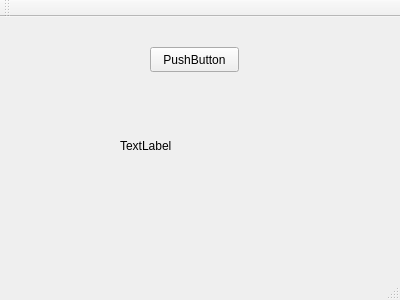
<?xml version="1.0" encoding="UTF-8"?>
<ui version="4.0">
 <class>MainWindow</class>
 <widget class="QMainWindow" name="MainWindow">
  <property name="geometry">
   <rect>
    <x>0</x>
    <y>0</y>
    <width>400</width>
    <height>300</height>
   </rect>
  </property>
  <property name="windowTitle">
   <string>MainWindow</string>
  </property>
  <widget class="QWidget" name="centralWidget">
   <widget class="QPushButton" name="pushButton">
    <property name="geometry">
     <rect>
      <x>150</x>
      <y>30</y>
      <width>89</width>
      <height>25</height>
     </rect>
    </property>
    <property name="text">
     <string>PushButton</string>
    </property>
   </widget>
   <widget class="QLabel" name="label">
    <property name="geometry">
     <rect>
      <x>120</x>
      <y>120</y>
      <width>67</width>
      <height>17</height>
     </rect>
    </property>
    <property name="text">
     <string>TextLabel</string>
    </property>
   </widget>
  </widget>
  <widget class="QMenuBar" name="menuBar">
   <property name="geometry">
    <rect>
     <x>0</x>
     <y>0</y>
     <width>400</width>
     <height>22</height>
    </rect>
   </property>
  </widget>
  <widget class="QToolBar" name="mainToolBar">
   <attribute name="toolBarArea">
    <enum>TopToolBarArea</enum>
   </attribute>
   <attribute name="toolBarBreak">
    <bool>false</bool>
   </attribute>
  </widget>
  <widget class="QStatusBar" name="statusBar"/>
 </widget>
 <layoutdefault spacing="6" margin="11"/>
 <resources/>
 <connections/>
</ui>
